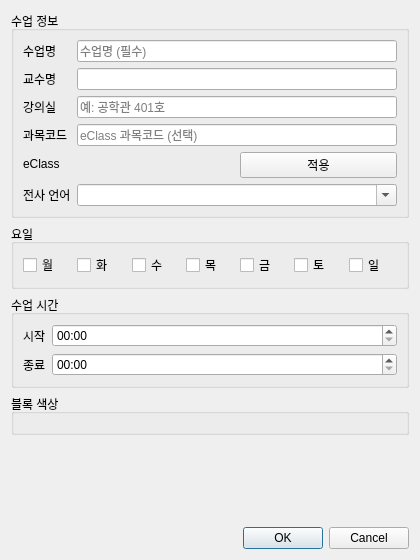
<?xml version="1.0" encoding="UTF-8"?>
<!--
  수업 추가/수정 창. Qt Designer 로 열어 드래그 앤 드롭으로 배치를 바꿀 수 있습니다:
      pyside6-designer src/syncnote/timetable/course_dialog.ui
  위젯 objectName 은 gui.py 가 찾는 이름이라 바꾸지 마세요
  (nameEdit professorEdit roomEdit courseIdEdit eclassSuggestion eclassApply languageCombo
   dayMon..daySun startTime endTime colorGrid previewLabel errorLabel buttonBox).
-->
<ui version="4.0">
 <class>CourseDialog</class>
 <widget class="QDialog" name="CourseDialog">
  <property name="geometry">
   <rect><x>0</x><y>0</y><width>420</width><height>560</height></rect>
  </property>
  <property name="windowTitle">
   <string>수업</string>
  </property>
  <layout class="QVBoxLayout" name="rootLayout">
   <item>
    <widget class="QGroupBox" name="infoGroup">
     <property name="title"><string>수업 정보</string></property>
     <layout class="QFormLayout" name="infoForm">
      <item row="0" column="0">
       <widget class="QLabel" name="nameLabel"><property name="text"><string>수업명</string></property></widget>
      </item>
      <item row="0" column="1">
       <widget class="QLineEdit" name="nameEdit">
        <property name="placeholderText"><string>수업명 (필수)</string></property>
       </widget>
      </item>
      <item row="1" column="0">
       <widget class="QLabel" name="professorLabel"><property name="text"><string>교수명</string></property></widget>
      </item>
      <item row="1" column="1">
       <widget class="QLineEdit" name="professorEdit"/>
      </item>
      <item row="2" column="0">
       <widget class="QLabel" name="roomLabel"><property name="text"><string>강의실</string></property></widget>
      </item>
      <item row="2" column="1">
       <widget class="QLineEdit" name="roomEdit">
        <property name="placeholderText"><string>예: 공학관 401호</string></property>
       </widget>
      </item>
      <item row="3" column="0">
       <widget class="QLabel" name="courseIdLabel"><property name="text"><string>과목코드</string></property></widget>
      </item>
      <item row="3" column="1">
       <widget class="QLineEdit" name="courseIdEdit">
        <property name="placeholderText"><string>eClass 과목코드 (선택)</string></property>
       </widget>
      </item>
      <item row="4" column="0">
       <widget class="QLabel" name="eclassLabel"><property name="text"><string>eClass</string></property></widget>
      </item>
      <item row="4" column="1">
       <layout class="QHBoxLayout" name="eclassRow">
        <item>
         <widget class="QLabel" name="eclassSuggestion">
          <property name="wordWrap"><bool>true</bool></property>
          <property name="text"><string/></property>
         </widget>
        </item>
        <item>
         <widget class="QPushButton" name="eclassApply">
          <property name="text"><string>적용</string></property>
          <property name="toolTip"><string>eClass 과목명과 과목코드로 채웁니다</string></property>
         </widget>
        </item>
       </layout>
      </item>
      <item row="5" column="0">
       <widget class="QLabel" name="languageLabel"><property name="text"><string>전사 언어</string></property></widget>
      </item>
      <item row="5" column="1">
       <widget class="QComboBox" name="languageCombo">
        <property name="editable"><bool>true</bool></property>
        <property name="toolTip"><string>비우면 [transcribe] 의 language 를 씁니다. 영어 수업은 en.</string></property>
        <item><property name="text"><string></string></property></item>
        <item><property name="text"><string>ko</string></property></item>
        <item><property name="text"><string>en</string></property></item>
        <item><property name="text"><string>ko+en</string></property></item>
       </widget>
      </item>
     </layout>
    </widget>
   </item>
   <item>
    <widget class="QGroupBox" name="dayGroup">
     <property name="title"><string>요일</string></property>
     <layout class="QHBoxLayout" name="dayLayout">
      <item><widget class="QCheckBox" name="dayMon"><property name="text"><string>월</string></property></widget></item>
      <item><widget class="QCheckBox" name="dayTue"><property name="text"><string>화</string></property></widget></item>
      <item><widget class="QCheckBox" name="dayWed"><property name="text"><string>수</string></property></widget></item>
      <item><widget class="QCheckBox" name="dayThu"><property name="text"><string>목</string></property></widget></item>
      <item><widget class="QCheckBox" name="dayFri"><property name="text"><string>금</string></property></widget></item>
      <item><widget class="QCheckBox" name="daySat"><property name="text"><string>토</string></property></widget></item>
      <item><widget class="QCheckBox" name="daySun"><property name="text"><string>일</string></property></widget></item>
     </layout>
    </widget>
   </item>
   <item>
    <widget class="QGroupBox" name="timeGroup">
     <property name="title"><string>수업 시간</string></property>
     <layout class="QFormLayout" name="timeForm">
      <item row="0" column="0">
       <widget class="QLabel" name="startLabel"><property name="text"><string>시작</string></property></widget>
      </item>
      <item row="0" column="1">
       <widget class="QTimeEdit" name="startTime">
        <property name="displayFormat"><string>HH:mm</string></property>
       </widget>
      </item>
      <item row="1" column="0">
       <widget class="QLabel" name="endLabel"><property name="text"><string>종료</string></property></widget>
      </item>
      <item row="1" column="1">
       <widget class="QTimeEdit" name="endTime">
        <property name="displayFormat"><string>HH:mm</string></property>
       </widget>
      </item>
     </layout>
    </widget>
   </item>
   <item>
    <widget class="QGroupBox" name="colorGroup">
     <property name="title"><string>블록 색상</string></property>
     <layout class="QGridLayout" name="colorGrid"/>
    </widget>
   </item>
   <item>
    <widget class="QLabel" name="previewLabel">
     <property name="wordWrap"><bool>true</bool></property>
     <property name="text"><string/></property>
    </widget>
   </item>
   <item>
    <widget class="QLabel" name="errorLabel">
     <property name="wordWrap"><bool>true</bool></property>
     <property name="styleSheet"><string>color: #C0392B;</string></property>
     <property name="text"><string/></property>
    </widget>
   </item>
   <item>
    <widget class="QDialogButtonBox" name="buttonBox">
     <property name="standardButtons">
      <set>QDialogButtonBox::Cancel|QDialogButtonBox::Ok</set>
     </property>
    </widget>
   </item>
  </layout>
 </widget>
 <resources/>
 <connections/>
</ui>
